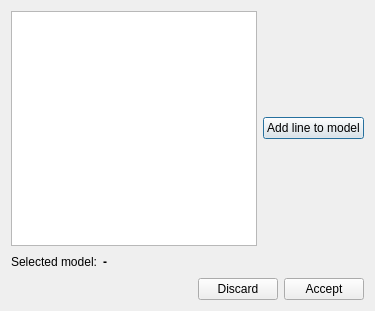
<?xml version="1.0" encoding="UTF-8"?>
<ui version="4.0">
 <class>Dialog</class>
 <widget class="QDialog" name="Dialog">
  <property name="geometry">
   <rect>
    <x>0</x>
    <y>0</y>
    <width>375</width>
    <height>311</height>
   </rect>
  </property>
  <property name="windowTitle">
   <string>Dialog</string>
  </property>
  <layout class="QVBoxLayout" name="verticalLayout">
   <item>
    <layout class="QHBoxLayout" name="horizontalLayout">
     <item>
      <widget class="QListView" name="listLines"/>
     </item>
     <item>
      <widget class="QPushButton" name="buttonAddLine">
       <property name="text">
        <string>Add line to model</string>
       </property>
      </widget>
     </item>
    </layout>
   </item>
   <item>
    <layout class="QHBoxLayout" name="horizontalLayout_2">
     <item>
      <widget class="QLabel" name="label_2">
       <property name="text">
        <string>Selected model:</string>
       </property>
      </widget>
     </item>
     <item>
      <widget class="QLabel" name="labelModelText">
       <property name="font">
        <font>
         <weight>75</weight>
         <bold>true</bold>
        </font>
       </property>
       <property name="text">
        <string>-</string>
       </property>
      </widget>
     </item>
     <item>
      <spacer name="horizontalSpacer">
       <property name="orientation">
        <enum>Qt::Horizontal</enum>
       </property>
       <property name="sizeHint" stdset="0">
        <size>
         <width>40</width>
         <height>20</height>
        </size>
       </property>
      </spacer>
     </item>
    </layout>
   </item>
   <item>
    <layout class="QHBoxLayout" name="horizontalLayout_3">
     <item>
      <spacer name="horizontalSpacer_2">
       <property name="orientation">
        <enum>Qt::Horizontal</enum>
       </property>
       <property name="sizeHint" stdset="0">
        <size>
         <width>40</width>
         <height>20</height>
        </size>
       </property>
      </spacer>
     </item>
     <item>
      <widget class="QPushButton" name="buttonDiscard">
       <property name="text">
        <string>Discard</string>
       </property>
      </widget>
     </item>
     <item>
      <widget class="QPushButton" name="buttonAccept">
       <property name="text">
        <string>Accept</string>
       </property>
      </widget>
     </item>
    </layout>
   </item>
  </layout>
 </widget>
 <resources/>
 <connections/>
</ui>
